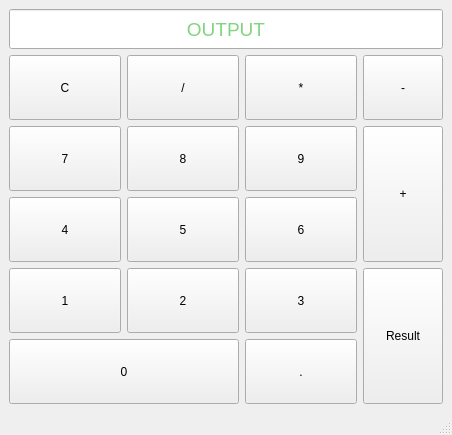
<?xml version="1.0" encoding="UTF-8"?>
<ui version="4.0">
 <class>MainWindow</class>
 <widget class="QMainWindow" name="MainWindow">
  <property name="geometry">
   <rect>
    <x>0</x>
    <y>0</y>
    <width>452</width>
    <height>435</height>
   </rect>
  </property>
  <property name="windowTitle">
   <string>MainWindow</string>
  </property>
  <widget class="QWidget" name="centralwidget">
   <layout class="QGridLayout" name="gridLayout_2">
    <item row="0" column="0">
     <widget class="QLineEdit" name="lineEdit">
      <property name="minimumSize">
       <size>
        <width>0</width>
        <height>40</height>
       </size>
      </property>
      <property name="maximumSize">
       <size>
        <width>16777215</width>
        <height>40</height>
       </size>
      </property>
      <property name="font">
       <font>
        <pointsize>14</pointsize>
       </font>
      </property>
      <property name="styleSheet">
       <string notr="true">color:rgb(0, 170, 0)</string>
      </property>
      <property name="echoMode">
       <enum>QLineEdit::Normal</enum>
      </property>
      <property name="cursorPosition">
       <number>0</number>
      </property>
      <property name="alignment">
       <set>Qt::AlignCenter</set>
      </property>
      <property name="placeholderText">
       <string>OUTPUT</string>
      </property>
      <property name="cursorMoveStyle">
       <enum>Qt::LogicalMoveStyle</enum>
      </property>
     </widget>
    </item>
    <item row="1" column="0">
     <layout class="QGridLayout" name="gridLayout">
      <property name="leftMargin">
       <number>0</number>
      </property>
      <property name="verticalSpacing">
       <number>6</number>
      </property>
      <item row="3" column="3" rowspan="2">
       <widget class="QPushButton" name="pushButton_16">
        <property name="sizePolicy">
         <sizepolicy hsizetype="Minimum" vsizetype="Expanding">
          <horstretch>0</horstretch>
          <verstretch>0</verstretch>
         </sizepolicy>
        </property>
        <property name="styleSheet">
         <string notr="true"/>
        </property>
        <property name="text">
         <string>Result</string>
        </property>
       </widget>
      </item>
      <item row="4" column="0" colspan="2">
       <widget class="QPushButton" name="pushButton_10">
        <property name="sizePolicy">
         <sizepolicy hsizetype="Minimum" vsizetype="Expanding">
          <horstretch>0</horstretch>
          <verstretch>0</verstretch>
         </sizepolicy>
        </property>
        <property name="text">
         <string>0</string>
        </property>
       </widget>
      </item>
      <item row="3" column="2">
       <widget class="QPushButton" name="pushButton_3">
        <property name="sizePolicy">
         <sizepolicy hsizetype="Expanding" vsizetype="Expanding">
          <horstretch>0</horstretch>
          <verstretch>0</verstretch>
         </sizepolicy>
        </property>
        <property name="text">
         <string>3</string>
        </property>
       </widget>
      </item>
      <item row="3" column="0">
       <widget class="QPushButton" name="pushButton">
        <property name="sizePolicy">
         <sizepolicy hsizetype="Minimum" vsizetype="Expanding">
          <horstretch>0</horstretch>
          <verstretch>0</verstretch>
         </sizepolicy>
        </property>
        <property name="text">
         <string>1</string>
        </property>
       </widget>
      </item>
      <item row="3" column="1">
       <widget class="QPushButton" name="pushButton_2">
        <property name="sizePolicy">
         <sizepolicy hsizetype="Expanding" vsizetype="Expanding">
          <horstretch>0</horstretch>
          <verstretch>0</verstretch>
         </sizepolicy>
        </property>
        <property name="text">
         <string>2</string>
        </property>
       </widget>
      </item>
      <item row="2" column="1">
       <widget class="QPushButton" name="pushButton_5">
        <property name="sizePolicy">
         <sizepolicy hsizetype="Expanding" vsizetype="Expanding">
          <horstretch>0</horstretch>
          <verstretch>0</verstretch>
         </sizepolicy>
        </property>
        <property name="text">
         <string>5</string>
        </property>
       </widget>
      </item>
      <item row="1" column="3" rowspan="2">
       <widget class="QPushButton" name="pushButton_13">
        <property name="sizePolicy">
         <sizepolicy hsizetype="Minimum" vsizetype="Expanding">
          <horstretch>0</horstretch>
          <verstretch>0</verstretch>
         </sizepolicy>
        </property>
        <property name="text">
         <string>+</string>
        </property>
       </widget>
      </item>
      <item row="2" column="0">
       <widget class="QPushButton" name="pushButton_4">
        <property name="sizePolicy">
         <sizepolicy hsizetype="Expanding" vsizetype="Expanding">
          <horstretch>0</horstretch>
          <verstretch>0</verstretch>
         </sizepolicy>
        </property>
        <property name="text">
         <string>4</string>
        </property>
       </widget>
      </item>
      <item row="0" column="2">
       <widget class="QPushButton" name="pushButton_12">
        <property name="sizePolicy">
         <sizepolicy hsizetype="Minimum" vsizetype="Expanding">
          <horstretch>0</horstretch>
          <verstretch>0</verstretch>
         </sizepolicy>
        </property>
        <property name="text">
         <string>*</string>
        </property>
       </widget>
      </item>
      <item row="1" column="0">
       <widget class="QPushButton" name="pushButton_7">
        <property name="sizePolicy">
         <sizepolicy hsizetype="Expanding" vsizetype="Expanding">
          <horstretch>0</horstretch>
          <verstretch>0</verstretch>
         </sizepolicy>
        </property>
        <property name="text">
         <string>7</string>
        </property>
       </widget>
      </item>
      <item row="4" column="2">
       <widget class="QPushButton" name="pushButton_18">
        <property name="sizePolicy">
         <sizepolicy hsizetype="Minimum" vsizetype="Expanding">
          <horstretch>0</horstretch>
          <verstretch>0</verstretch>
         </sizepolicy>
        </property>
        <property name="text">
         <string>.</string>
        </property>
       </widget>
      </item>
      <item row="2" column="2">
       <widget class="QPushButton" name="pushButton_6">
        <property name="sizePolicy">
         <sizepolicy hsizetype="Expanding" vsizetype="Expanding">
          <horstretch>0</horstretch>
          <verstretch>0</verstretch>
         </sizepolicy>
        </property>
        <property name="text">
         <string>6</string>
        </property>
       </widget>
      </item>
      <item row="0" column="0">
       <widget class="QPushButton" name="pushButton_15">
        <property name="sizePolicy">
         <sizepolicy hsizetype="Minimum" vsizetype="Expanding">
          <horstretch>0</horstretch>
          <verstretch>0</verstretch>
         </sizepolicy>
        </property>
        <property name="text">
         <string>C</string>
        </property>
       </widget>
      </item>
      <item row="0" column="1">
       <widget class="QPushButton" name="pushButton_11">
        <property name="sizePolicy">
         <sizepolicy hsizetype="Minimum" vsizetype="Expanding">
          <horstretch>0</horstretch>
          <verstretch>0</verstretch>
         </sizepolicy>
        </property>
        <property name="text">
         <string>/</string>
        </property>
       </widget>
      </item>
      <item row="1" column="1">
       <widget class="QPushButton" name="pushButton_8">
        <property name="sizePolicy">
         <sizepolicy hsizetype="Expanding" vsizetype="Expanding">
          <horstretch>0</horstretch>
          <verstretch>0</verstretch>
         </sizepolicy>
        </property>
        <property name="text">
         <string>8</string>
        </property>
       </widget>
      </item>
      <item row="1" column="2">
       <widget class="QPushButton" name="pushButton_9">
        <property name="sizePolicy">
         <sizepolicy hsizetype="Expanding" vsizetype="Expanding">
          <horstretch>0</horstretch>
          <verstretch>0</verstretch>
         </sizepolicy>
        </property>
        <property name="text">
         <string>9</string>
        </property>
       </widget>
      </item>
      <item row="0" column="3">
       <widget class="QPushButton" name="pushButton_14">
        <property name="sizePolicy">
         <sizepolicy hsizetype="Minimum" vsizetype="Expanding">
          <horstretch>0</horstretch>
          <verstretch>0</verstretch>
         </sizepolicy>
        </property>
        <property name="text">
         <string>-</string>
        </property>
       </widget>
      </item>
     </layout>
    </item>
   </layout>
  </widget>
  <widget class="QMenuBar" name="menubar">
   <property name="geometry">
    <rect>
     <x>0</x>
     <y>0</y>
     <width>452</width>
     <height>22</height>
    </rect>
   </property>
  </widget>
  <widget class="QStatusBar" name="statusbar"/>
 </widget>
 <resources/>
 <connections>
  <connection>
   <sender>pushButton_10</sender>
   <signal>clicked()</signal>
   <receiver>MainWindow</receiver>
   <slot>slot0()</slot>
   <hints>
    <hint type="sourcelabel">
     <x>120</x>
     <y>344</y>
    </hint>
    <hint type="destinationlabel">
     <x>81</x>
     <y>352</y>
    </hint>
   </hints>
  </connection>
  <connection>
   <sender>pushButton_18</sender>
   <signal>clicked()</signal>
   <receiver>MainWindow</receiver>
   <slot>slot_dot()</slot>
   <hints>
    <hint type="sourcelabel">
     <x>248</x>
     <y>344</y>
    </hint>
    <hint type="destinationlabel">
     <x>211</x>
     <y>355</y>
    </hint>
   </hints>
  </connection>
  <connection>
   <sender>pushButton_16</sender>
   <signal>clicked()</signal>
   <receiver>MainWindow</receiver>
   <slot>slot_result()</slot>
   <hints>
    <hint type="sourcelabel">
     <x>367</x>
     <y>277</y>
    </hint>
    <hint type="destinationlabel">
     <x>332</x>
     <y>251</y>
    </hint>
   </hints>
  </connection>
  <connection>
   <sender>pushButton</sender>
   <signal>clicked()</signal>
   <receiver>MainWindow</receiver>
   <slot>slot1()</slot>
   <hints>
    <hint type="sourcelabel">
     <x>27</x>
     <y>277</y>
    </hint>
    <hint type="destinationlabel">
     <x>23</x>
     <y>355</y>
    </hint>
   </hints>
  </connection>
  <connection>
   <sender>pushButton_2</sender>
   <signal>clicked()</signal>
   <receiver>MainWindow</receiver>
   <slot>slot2()</slot>
   <hints>
    <hint type="sourcelabel">
     <x>129</x>
     <y>279</y>
    </hint>
    <hint type="destinationlabel">
     <x>147</x>
     <y>356</y>
    </hint>
   </hints>
  </connection>
  <connection>
   <sender>pushButton_3</sender>
   <signal>clicked()</signal>
   <receiver>MainWindow</receiver>
   <slot>slot3()</slot>
   <hints>
    <hint type="sourcelabel">
     <x>248</x>
     <y>277</y>
    </hint>
    <hint type="destinationlabel">
     <x>250</x>
     <y>299</y>
    </hint>
   </hints>
  </connection>
  <connection>
   <sender>pushButton_4</sender>
   <signal>clicked()</signal>
   <receiver>MainWindow</receiver>
   <slot>slot4()</slot>
   <hints>
    <hint type="sourcelabel">
     <x>61</x>
     <y>211</y>
    </hint>
    <hint type="destinationlabel">
     <x>7</x>
     <y>189</y>
    </hint>
   </hints>
  </connection>
  <connection>
   <sender>pushButton_5</sender>
   <signal>clicked()</signal>
   <receiver>MainWindow</receiver>
   <slot>slot5()</slot>
   <hints>
    <hint type="sourcelabel">
     <x>149</x>
     <y>211</y>
    </hint>
    <hint type="destinationlabel">
     <x>171</x>
     <y>207</y>
    </hint>
   </hints>
  </connection>
  <connection>
   <sender>pushButton_6</sender>
   <signal>clicked()</signal>
   <receiver>MainWindow</receiver>
   <slot>slot6()</slot>
   <hints>
    <hint type="sourcelabel">
     <x>248</x>
     <y>211</y>
    </hint>
    <hint type="destinationlabel">
     <x>249</x>
     <y>206</y>
    </hint>
   </hints>
  </connection>
  <connection>
   <sender>pushButton_7</sender>
   <signal>clicked()</signal>
   <receiver>MainWindow</receiver>
   <slot>slot7()</slot>
   <hints>
    <hint type="sourcelabel">
     <x>23</x>
     <y>153</y>
    </hint>
    <hint type="destinationlabel">
     <x>7</x>
     <y>152</y>
    </hint>
   </hints>
  </connection>
  <connection>
   <sender>pushButton_8</sender>
   <signal>clicked()</signal>
   <receiver>MainWindow</receiver>
   <slot>slot8()</slot>
   <hints>
    <hint type="sourcelabel">
     <x>148</x>
     <y>150</y>
    </hint>
    <hint type="destinationlabel">
     <x>169</x>
     <y>131</y>
    </hint>
   </hints>
  </connection>
  <connection>
   <sender>pushButton_9</sender>
   <signal>clicked()</signal>
   <receiver>MainWindow</receiver>
   <slot>slot9()</slot>
   <hints>
    <hint type="sourcelabel">
     <x>248</x>
     <y>154</y>
    </hint>
    <hint type="destinationlabel">
     <x>251</x>
     <y>145</y>
    </hint>
   </hints>
  </connection>
  <connection>
   <sender>pushButton_13</sender>
   <signal>clicked()</signal>
   <receiver>MainWindow</receiver>
   <slot>slot_plus()</slot>
   <hints>
    <hint type="sourcelabel">
     <x>367</x>
     <y>161</y>
    </hint>
    <hint type="destinationlabel">
     <x>335</x>
     <y>162</y>
    </hint>
   </hints>
  </connection>
  <connection>
   <sender>pushButton_14</sender>
   <signal>clicked()</signal>
   <receiver>MainWindow</receiver>
   <slot>slot_minus()</slot>
   <hints>
    <hint type="sourcelabel">
     <x>367</x>
     <y>108</y>
    </hint>
    <hint type="destinationlabel">
     <x>335</x>
     <y>106</y>
    </hint>
   </hints>
  </connection>
  <connection>
   <sender>pushButton_12</sender>
   <signal>clicked()</signal>
   <receiver>MainWindow</receiver>
   <slot>slot_multiply()</slot>
   <hints>
    <hint type="sourcelabel">
     <x>248</x>
     <y>100</y>
    </hint>
    <hint type="destinationlabel">
     <x>241</x>
     <y>75</y>
    </hint>
   </hints>
  </connection>
  <connection>
   <sender>pushButton_11</sender>
   <signal>clicked()</signal>
   <receiver>MainWindow</receiver>
   <slot>slot_division()</slot>
   <hints>
    <hint type="sourcelabel">
     <x>143</x>
     <y>90</y>
    </hint>
    <hint type="destinationlabel">
     <x>167</x>
     <y>74</y>
    </hint>
   </hints>
  </connection>
  <connection>
   <sender>pushButton_15</sender>
   <signal>clicked()</signal>
   <receiver>MainWindow</receiver>
   <slot>slot_clear()</slot>
   <hints>
    <hint type="sourcelabel">
     <x>65</x>
     <y>103</y>
    </hint>
    <hint type="destinationlabel">
     <x>83</x>
     <y>74</y>
    </hint>
   </hints>
  </connection>
  <connection>
   <sender>lineEdit</sender>
   <signal>returnPressed()</signal>
   <receiver>MainWindow</receiver>
   <slot>slot_pressed()</slot>
   <hints>
    <hint type="sourcelabel">
     <x>307</x>
     <y>46</y>
    </hint>
    <hint type="destinationlabel">
     <x>335</x>
     <y>43</y>
    </hint>
   </hints>
  </connection>
 </connections>
 <slots>
  <slot>slot1()</slot>
  <slot>slot2()</slot>
  <slot>slot3()</slot>
  <slot>slot4()</slot>
  <slot>slot5()</slot>
  <slot>slot6()</slot>
  <slot>slot7()</slot>
  <slot>slot8()</slot>
  <slot>slot9()</slot>
  <slot>slot0()</slot>
  <slot>slot_result()</slot>
  <slot>slot_clear()</slot>
  <slot>slot_division()</slot>
  <slot>slot_multiply()</slot>
  <slot>slot_plus()</slot>
  <slot>slot_minus()</slot>
  <slot>slot_dot()</slot>
  <slot>slot_output()</slot>
  <slot>slot_pressed()</slot>
 </slots>
</ui>
